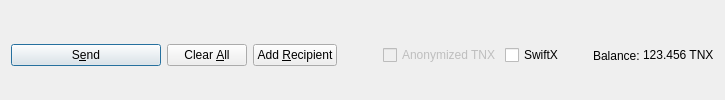
         <widget class="QFrame" name="frame_Send">
          <layout class="QHBoxLayout" name="horizontalLayout">
           <property name="bottomMargin">
            <number>0</number>
           </property>
           <item>
            <widget class="QPushButton" name="sendButton">
             <property name="minimumSize">
              <size>
               <width>150</width>
               <height>0</height>
              </size>
             </property>
             <property name="toolTip">
              <string>Confirm the send action</string>
             </property>
             <property name="text">
              <string>S&amp;end</string>
             </property>
             <property name="icon">
              <iconset resource="../TNX.qrc">
               <normaloff>:/icons/send</normaloff>:/icons/send</iconset>
             </property>
             <property name="autoDefault">
              <bool>false</bool>
             </property>
             <property name="default">
              <bool>true</bool>
             </property>
            </widget>
           </item>
           <item>
            <widget class="QPushButton" name="clearButton">
             <property name="sizePolicy">
              <sizepolicy hsizetype="Minimum" vsizetype="Fixed">
               <horstretch>0</horstretch>
               <verstretch>0</verstretch>
              </sizepolicy>
             </property>
             <property name="toolTip">
              <string>Clear all fields of the form.</string>
             </property>
             <property name="text">
              <string>Clear &amp;All</string>
             </property>
             <property name="icon">
              <iconset resource="../TNX.qrc">
               <normaloff>:/icons/remove</normaloff>:/icons/remove</iconset>
             </property>
             <property name="autoDefault">
              <bool>false</bool>
             </property>
            </widget>
           </item>
           <item>
            <widget class="QPushButton" name="addButton">
             <property name="toolTip">
              <string>Send to multiple recipients at once</string>
             </property>
             <property name="text">
              <string>Add &amp;Recipient</string>
             </property>
             <property name="icon">
              <iconset resource="../TNX.qrc">
               <normaloff>:/icons/add</normaloff>:/icons/add</iconset>
             </property>
             <property name="autoDefault">
              <bool>false</bool>
             </property>
            </widget>
           </item>
           <item>
            <spacer name="horizontalSpacer">
             <property name="orientation">
              <enum>Qt::Horizontal</enum>
             </property>
             <property name="sizeHint" stdset="0">
              <size>
               <width>40</width>
               <height>20</height>
              </size>
             </property>
            </spacer>
           </item>
           <item>
            <layout class="QHBoxLayout" name="horizontalLayout_2">
             <property name="spacing">
              <number>3</number>
             </property>
             <item>
              <widget class="QCheckBox" name="checkzTNX">
               <property name="enabled">
                <bool>false</bool>
               </property>
               <property name="text">
                <string>Anonymized TNX</string>
               </property>
              </widget>
             </item>
             <item>
              <widget class="QCheckBox" name="checkSwiftTX">
               <property name="enabled">
                <bool>true</bool>
               </property>
               <property name="minimumSize">
                <size>
                 <width>85</width>
                 <height>0</height>
                </size>
               </property>
               <property name="text">
                <string>SwiftX</string>
               </property>
              </widget>
             </item>
             <item>
              <widget class="QLabel" name="label">
               <property name="text">
                <string>Balance:</string>
               </property>
              </widget>
             </item>
             <item>
              <widget class="QLabel" name="labelBalance">
               <property name="sizePolicy">
                <sizepolicy hsizetype="Preferred" vsizetype="Fixed">
                 <horstretch>0</horstretch>
                 <verstretch>0</verstretch>
                </sizepolicy>
               </property>
               <property name="cursor">
                <cursorShape>IBeamCursor</cursorShape>
               </property>
               <property name="text">
                <string notr="true">123.456 TNX</string>
               </property>
               <property name="textInteractionFlags">
                <set>Qt::LinksAccessibleByMouse|Qt::TextSelectableByKeyboard|Qt::TextSelectableByMouse</set>
               </property>
              </widget>
             </item>
            </layout>
           </item>
          </layout>
         </widget>
